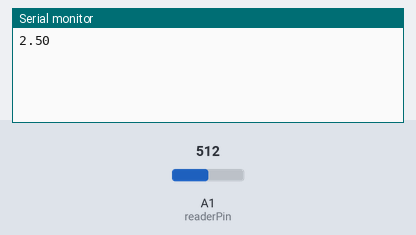
A sketch run on a simulated Arduino Uno, built with avr-gcc and run on an emulated ATmega328P. On the bench: the last lines printed to the serial monitor. Inputs (shaded band) come from the test bench; at power-on: A1 (readerPin) = 512.

Above: at 1.8 s.
1.9 s: A1 (readerPin) set to 716
At 2.5 s:
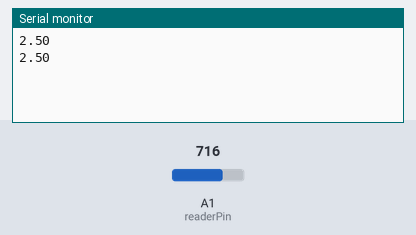
3.4 s: A1 (readerPin) set to 900
At 4.8 s:
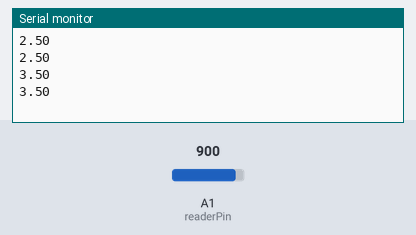
Timing chart, 0 to 6.4 s (numbered marks = the images above; inputs shaded):
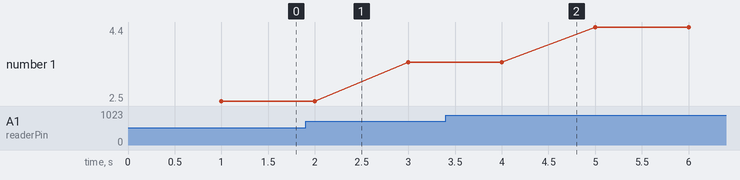

The sketch:

potentiometer.ino
```cpp
//Reading Value from the Arduino Board
//Using potentiometer to control the current flow
int readerPin=A1;
int valueRead;
float voltRead;
int timeDelay=1000;
void setup(){
    //program are initialize here
    Serial.begin(9600);

}
void loop(){
    //put Your main code here to run repeatedly
    valueRead=analogRead(readerPin);
    voltRead=(5./1023.) *valueRead;
    delay(timeDelay);
    Serial.println(voltRead);
}
```

Measured:
- plotted number 1: 2.5 → 3.5 after the input at 1.9 s, 3.5 → 4.4 after the input at 3.4 s
